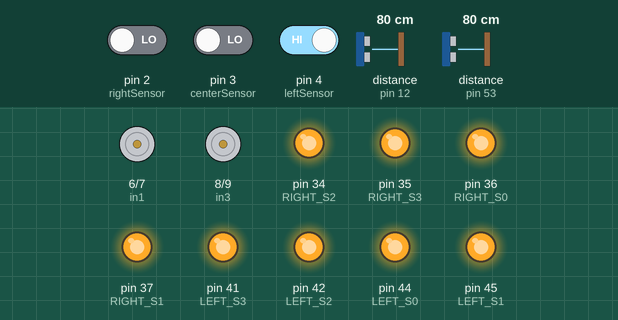
Simulated run of this sketch. Board: Arduino Mega 2560, built with avr-gcc and run on an emulated ATmega2560. On the bench: motor-driver pin pairs drawn as motors (green arrow = first pin HIGH = forward, orange = second pin HIGH = backward, longer = more drive, scaled by the enable pin), output pins drawn as LEDs (lit = HIGH). The test bench sets the inputs (shaded band); at power-on: distance to the obstacle (sensors on pin 12, pin 53) 80 cm, pin 2 (rightSensor) LOW, pin 3 (centerSensor) LOW, pin 4 (leftSensor) HIGH. The echo pulse lasts 58.3 µs per cm; what the sketch prints to the serial monitor is not drawn.

Above: at 0.14 s.
At 1.2 s:
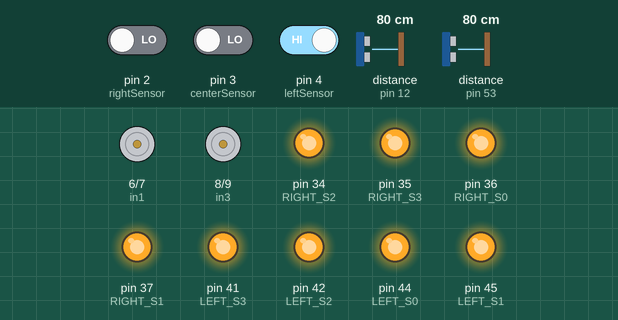
1.3 s: distance to the obstacle (sensor on pin 12) set to 16 cm
4.3 s: distance to the obstacle (sensor on pin 12) set to 12 cm
At 5.3 s:
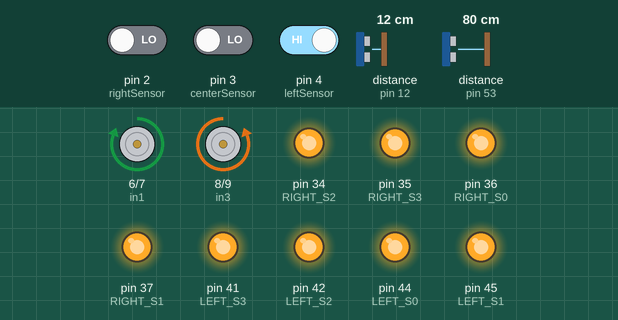
Timing chart, 0 to 7.3 s (numbered marks = the images above; inputs shaded):
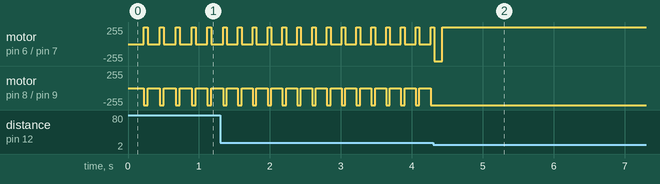

Measured:
- the behaviour switches between 15 and 14 cm on distance to the obstacle (sensor on pin 12) (found by bisection; images 1 and 2)
- after the input at 4.3 s, motor on pin 8 (in3) / pin 9 (in4): stops changing and stays backward 255/255
- by itself, motor on pin 8 (in3) / pin 9 (in4): alternates backward 255/255 for 0.05 s and stopped for 0.16 s

The sketch:

amit.ino
```cpp
#include <NewPing.h>

// Pin definitions
#define LEFT_S0 44
#define LEFT_S1 45
#define LEFT_S2 42
#define LEFT_S3 41
#define LEFT_sensorOut 43

// Pin definitions
#define RIGHT_S0 36
#define RIGHT_S1 37
#define RIGHT_S2 34
#define RIGHT_S3 35
#define RIGHT_sensorOut 33

#define FRONT_TRIGGER_PIN  11  // Arduino pin tied to trigger pin on the ultrasonic sensor.
#define FRONT_ECHO_PIN     12  // Arduino pin tied to echo pin on the ultrasonic sensor.
#define MAX_DISTANCE 200 // Maximum distance we want to ping for (in centimeters). Maximum sensor distance is rated at 400-500cm.


#define SIDE_TRIGGER_PIN  52  // Arduino pin tied to trigger pin on the ultrasonic sensor.
#define SIDE_ECHO_PIN     53  // Arduino pin tied to echo pin on the ultrasonic sensor.
#define MAX_DISTANCE 200 // Maximum distance we want to ping for (in centimeters). Maximum sensor distance is rated at 400-500cm.

NewPing front_sonar(FRONT_TRIGGER_PIN, FRONT_ECHO_PIN, MAX_DISTANCE); // NewPing setup of pins and maximum distance.

NewPing side_sonar(SIDE_TRIGGER_PIN, SIDE_ECHO_PIN, MAX_DISTANCE); // NewPing setup of pins and maximum distance.

// pins
#define ena 5
#define in1 6
#define in2 7
#define in3 8
#define in4 9
#define enb 10

#define leftSensor 4
#define centerSensor 3
#define rightSensor 2


const int ledPin = LED_BUILTIN;
int ledState = LOW;
unsigned long previousMillis = 0;
const long intervalOn = 10;
const long intervalOff = 140;


int speed=255;
int slowSpeed=190;
int leftSpeed = 0;
int rightSpeed = 0;

void setup() {

  pinMode(LEFT_S0,OUTPUT);    //pin modes
  pinMode(LEFT_S1,OUTPUT);
  pinMode(LEFT_S2,OUTPUT);
  pinMode(LEFT_S3,OUTPUT);
  pinMode(LEFT_sensorOut ,INPUT);

  digitalWrite(LEFT_S0,HIGH);  //Putting S0/S1 on HIGH/HIGH levels means the output frequency scalling is at 100%  (recommended)
  digitalWrite(LEFT_S1,HIGH); //LOW/LOW is off HIGH/LOW is 20% and  LOW/HIGH is  2%
  digitalWrite(LEFT_S2,HIGH);
  digitalWrite(LEFT_S3,HIGH);
  pinMode(RIGHT_S0,OUTPUT);    //pin modes
  pinMode(RIGHT_S1,OUTPUT);
  pinMode(RIGHT_S2,OUTPUT);
  pinMode(RIGHT_S3,OUTPUT);
  pinMode(RIGHT_sensorOut ,INPUT);
  digitalWrite(RIGHT_S0,HIGH);  //Putting S0/S1 on HIGH/HIGH levels means the output frequency scalling is at 100%  (recommended)
  digitalWrite(RIGHT_S1,HIGH); //LOW/LOW is off HIGH/LOW is 20% and  LOW/HIGH is  2%
  digitalWrite(RIGHT_S2,HIGH);
  digitalWrite(RIGHT_S3,HIGH);

  // put your setup code here, to run once:
  pinMode(ena, OUTPUT);
  pinMode(in1, OUTPUT);
  pinMode(in2, OUTPUT);
  pinMode(in3, OUTPUT);
  pinMode(in4, OUTPUT);
  pinMode(enb, OUTPUT);

  pinMode(leftSensor, INPUT);
  pinMode(centerSensor, INPUT);
  pinMode(rightSensor, INPUT);

  Serial.begin(9600);

}

void forward() {
    Serial.print(" forward ");
  digitalWrite(in1, LOW);
  digitalWrite(in2, HIGH);

  digitalWrite(in3, HIGH);
  digitalWrite(in4, LOW);

 leftSpeed = speed;
 rightSpeed = speed;
}

void right() {

    Serial.print(" right ");

  digitalWrite(in1, LOW);
  digitalWrite(in2, HIGH);

  digitalWrite(in3, HIGH);
  digitalWrite(in4, LOW);
  leftSpeed = speed;
 rightSpeed = 0;
}

void hardright() {

    Serial.print(" hardright ");

  digitalWrite(in1, HIGH);
  digitalWrite(in2, LOW);

  digitalWrite(in3, LOW);
  digitalWrite(in4, HIGH);

 leftSpeed = speed;
 rightSpeed = speed;
}

void left() {

    Serial.print(" left ");

   digitalWrite(in1, LOW);
  digitalWrite(in2, HIGH);

  digitalWrite(in3, HIGH);
  digitalWrite(in4, LOW);

 leftSpeed = 0;
 rightSpeed = speed;

}


void hardleft() {

    Serial.print(" hardleft ");

  digitalWrite(in1, LOW);
  digitalWrite(in2, HIGH);

  digitalWrite(in3, HIGH);
  digitalWrite(in4, LOW);

 leftSpeed = speed;
 rightSpeed = speed;
}
void stop() {

    Serial.print(" stop ");

  digitalWrite(in1, LOW);
  digitalWrite(in2, HIGH);

  digitalWrite(in3, LOW);
  digitalWrite(in4, HIGH);


 leftSpeed = 0;
 rightSpeed = 0;

}

void loop() {
  //forward();
  //return;
  delay(50);                     // Wait 50ms between pings (about 20 pings/sec). 29ms should be the shortest delay between pings.
  int front_distance = front_sonar.ping_cm();
  Serial.print("front_distance: ");
  Serial.print(front_distance); // Send ping, get distance in cm and print result (0 = outside set distance range)
  Serial.print("cm ");

  if (front_distance > 0 && front_distance < 15)
  {

    stop();
    delay(50);

    int side_distance = side_sonar.ping_cm();
    Serial.print("side_distance: ");
    Serial.print(side_distance); // Send ping, get distance in cm and print result (0 = outside set distance range)
    Serial.println("cm");

    while (side_distance == 0 || side_distance > 15) {
      //  while(true){
      delay(50);
      side_distance = side_sonar.ping_cm();
      hardright();
      Serial.print("side_distance: 111 ");
      Serial.print(side_distance); // Send ping, get distance in cm and print result (0 = outside set distance range)
      Serial.println("cm");
    }
    while (digitalRead(centerSensor) == HIGH) {
      while (side_distance > 0 && side_distance < 75 && digitalRead(centerSensor) == HIGH) {
        //  while(true){
        delay(50);
        side_distance = side_sonar.ping_cm();
        forward();
        Serial.print("side_distance: 222 ");
        Serial.print(side_distance); // Send ping, get distance in cm and print result (0 = outside set distance range)
        Serial.println("cm");
      }
      while (side_distance == 0 || side_distance > 75 && digitalRead(centerSensor) == HIGH) {
        //  while(true){
        delay(50);
        side_distance = side_sonar.ping_cm();
        hardright();
        Serial.print("side_distance: ");
        Serial.print(side_distance); // Send ping, get distance in cm and print result (0 = outside set distance range)
        Serial.println("cm");
      }

    }
    Serial.println("stop");
  }

  Serial.print(digitalRead(leftSensor));
  Serial.print("\t");
  Serial.print(digitalRead(centerSensor));
  Serial.print("\t");
  Serial.print(digitalRead(rightSensor));

  if (digitalRead(leftSensor) == LOW && digitalRead(centerSensor) == HIGH && digitalRead(rightSensor) == HIGH)
  {
    left();
  }
  else if (digitalRead(leftSensor) == HIGH && digitalRead(centerSensor) == HIGH && digitalRead(rightSensor) == LOW)
  {
    right();
  }
  else if (digitalRead(leftSensor) == HIGH && digitalRead(centerSensor) == LOW && digitalRead(rightSensor) == LOW)
  {
    hardright();

  }
  else if (digitalRead(leftSensor) == HIGH && digitalRead(centerSensor) == LOW && digitalRead(rightSensor) == HIGH)
  {
    forward();

  }
  else if (digitalRead(leftSensor) == LOW && digitalRead(centerSensor) == LOW && digitalRead(rightSensor) == HIGH)
  {
    hardright();

  }
    else if (digitalRead(leftSensor) == LOW && digitalRead(centerSensor) == LOW && digitalRead(rightSensor) == LOW )
  {
   stop();

   Serial.print(" right  green = ");
   int  right_data=pulseIn( RIGHT_sensorOut ,LOW);       //here  we wait until "out" go LOW, we start measuring the
   Serial.print(right_data);

   Serial.print(" left  green = ");
   int  left_data=pulseIn( LEFT_sensorOut ,LOW);       //here  we wait until "out" go LOW, we start measuring the
   Serial.println(left_data);
    if(right_data<8 && left_data>8 ){
      right();
    }
    else if(right_data>8 && left_data<8 ){
      left();
    }

  }

  else {
    // stop();
  }

 //  hardright();

  unsigned long currentMillis = millis();
  if(ledState == LOW){
    if (currentMillis - previousMillis >= intervalOn) {
      previousMillis = currentMillis;
      ledState = HIGH;
      digitalWrite(ledPin, ledState);

      analogWrite(ena, 0);
      analogWrite(enb, 0);

    }
  }
  else{
    if (currentMillis - previousMillis >= intervalOff) {
      previousMillis = currentMillis;
      ledState = LOW;
      digitalWrite(ledPin, ledState);

       analogWrite(enb, leftSpeed);
       analogWrite(ena, rightSpeed);
    }
  }
}
```
